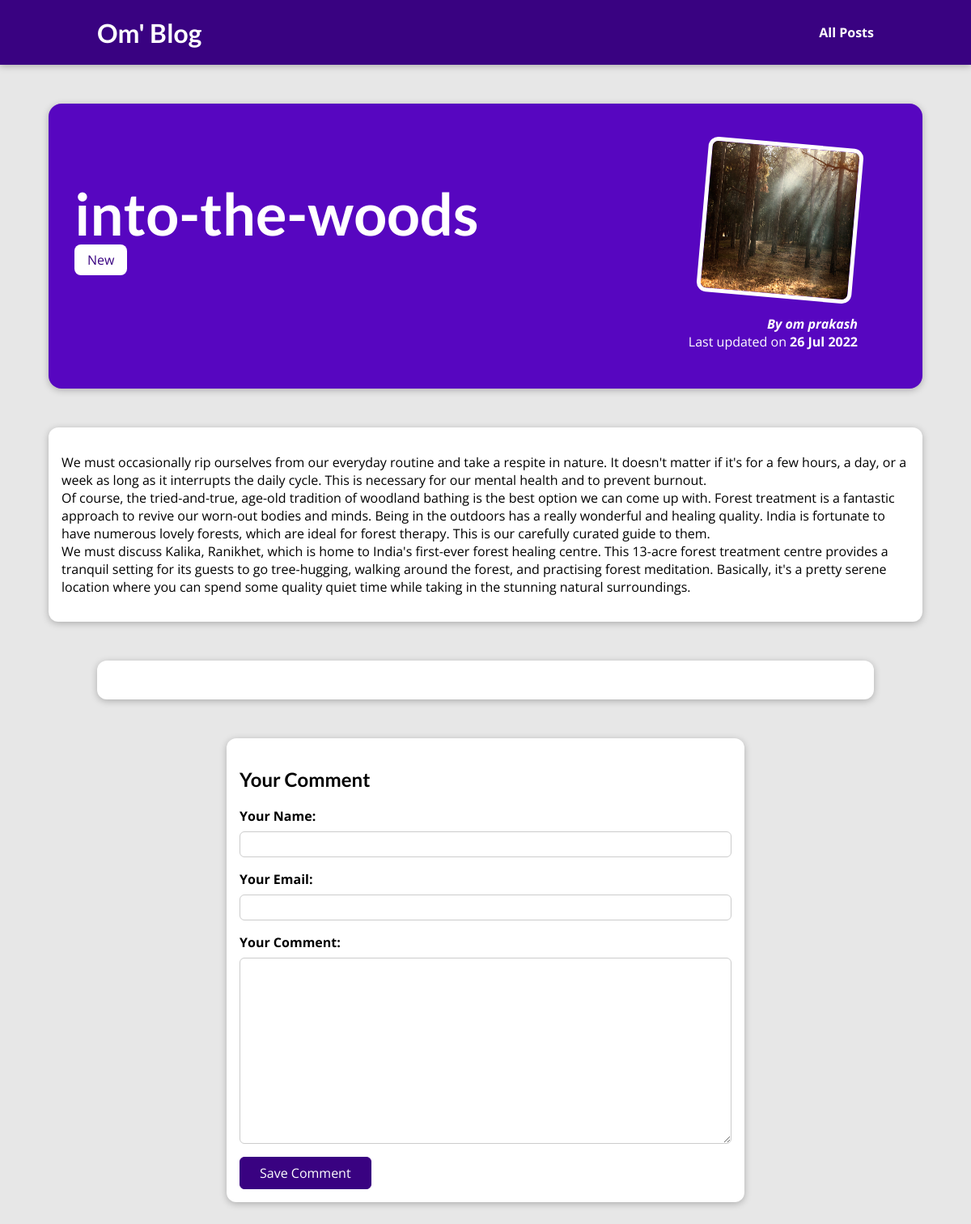
The app's page /posts/into-the-woods with its own data.
### blog/models.py (models this page shows, shortened)
class Post(models.Model):
    title = models.CharField(max_length=150)
    excerpt=models.CharField(max_length=200)
    image =models.ImageField(upload_to="posts", null=True)
    date = models.DateField(auto_now=True)
    slug = models.SlugField(unique=True , db_index=True)
    content = models.TextField(validators=[MinLengthValidator(10)])
    author = models.ForeignKey(Author , on_delete=models.SET_NULL, null=True,related_name="posts")
    tags = models.ManyToManyField(Tag)

class Tag(models.Model):
    caption = models.CharField(max_length=20)

class Author(models.Model):
    first_name = models.CharField(max_length=100)
    last_name = models.CharField(max_length=100)
    email_address = models.EmailField()
    def full_name(self):
        return f"{self.first_name} {self.last_name}"
    def __str__(self):
        return self.full_name()

### blog/views.py (the view, shortened to what this page needs)
# urls.py: path("posts/<slug:slug>" , views.SinglePostView.as_view() , name="post-detail-page")
class SinglePostView(View):
    def get(self, request, slug):
        post = Post.objects.get(slug=slug)
        context = {
            "post": post,
            "post_tags": post.tags.all(),
            "comment_form": CommentForm(),
            "comments": post.comments.all().order_by("-id")
        }
        return render(request, "blog/post-detail.html",context)

### blog/forms.py
class CommentForm(forms.ModelForm):
    class Meta:
        model = Comment
        exclude = ["post"]
        labels = {
            "user_name": "Your Name",
            "user_email": "Your Email",
            "text": "Your Comment"
        }

### blog/templates/blog/post-detail.html (shortened to what this page needs)
{% extends "base.html" %}
{% load static %}
{% block css_files %}
  <link rel="stylesheet" href="{% static "blog/post-detail.css" %}" />
{% endblock %}
{% block content %}
  <section id="summary">
    <h2>{{ post.title }}</h2>
    <div>
      {%for tag in post_tags %}
        <span class="tag"> {{tag.caption}}</span>
      {% endfor%}
    </div>
    <article>
        <img src="{{ post.image.url }}" alt="Post Title">
        <address> By <a href="mailto:{{post.author.email_address}}">{{ post.author}}</a></address>
        <div>
            Last updated on <time>{{ post.date|date:"d M Y"}}</time>
        </div>
    </article>
  </section>
   <main>
    {{post.content|linebreaks}}
   </main>
   <section id="comments">
   </section>
  <section id="comment-form">
    <h2>Your Comment</h2>
    <form action="{% url "post-detail-page" post.slug %}" method="POST">
      {% for form_field in comment_form %}
       <div class="form-control {% if form_field.errors%}invalid{% endif %}">
        {{ form_field.label_tag }}
        {{ form_field }}
       </div>
      {% endfor %}
      <button>Save Comment</button>
    </form>
  </section>
{% endblock%}

### static/app.css (style rules this page uses)
* { box-sizing: border-box; }
html { font-family: 'Open Sans', 'Lato', sans-serif; }
body { margin: 0; }
h1, h2, h3 { font-family: 'Lato', sans-serif; font-weight: bold; }

### blog/static/blog/post-detail.css (style rules this page uses)
body { background-color: #e7e7e7; }
#summary { margin: 8rem auto 3rem auto; padding: 2rem; width: 90%; max-width: 90rem; border-radius: 16px; background-color: #5706c0; position: relative; box-shadow: 0 2px 8px rgba(0, 0, 0, 0.25); height: 22rem; }
#summary h2 { color: white; font-size: 4.5rem; margin-bottom:0.25rem; }
#summary article { position: absolute; top: 2rem; right: 3rem; padding: 1rem 2rem; border-radius: 12px; text-align: right; color: white; }
#summary article img { width: 12rem; height: 12rem; border-radius: 12px; transform: rotateZ(5deg); border: 5px solid white; margin-bottom: 1rem; }
#summary address { font-weight: bold; }
#summary a { color: white; text-decoration: none; }
#summary time { font-weight: bold; }
main { width: 90%; max-width: 90rem; margin: 3rem auto; background-color: white; padding: 1rem; border-radius: 12px; box-shadow: 0 2px 8px rgba(0, 0, 0, 0.25); }
.tag { background-color: white; color : #390281; padding:0.5rem 1rem; border-radius: 8px; }
#comment-form { margin: 3rem auto; width: 90%; max-width: 40rem; border-radius: 12px; background-color: white; box-shadow: 0 2px 8px rgba(0, 0, 0, 0.25); padding: 1rem; }
#comment-form button { font: inherit; background-color: #390281; color:white; border: 1px solid #390281; padding: 0.5rem 1.5rem; border-radius: 6px; cursor: pointer; }
.form-control { margin-bottom: 1rem; }
.form-control label { font-weight: bold; margin-bottom: 0.5rem; display: block; }
.form-control input, .form-control textarea { display: block; width: 100%; font: inherit; padding: 0.25rem; border-radius: 6px; border: 1px solid #ccc; }
#comments { margin: 3rem auto; width: 90%; max-width: 60rem; border-radius: 12px; background-color: white; box-shadow: 0 2px 8px rgba(0, 0, 0, 0.25); padding: 1rem 2rem; }

### records on screen
Post: title "into-the-woods", image (picture), author "om prakash", date "26 Jul 2022", content "We must occasionally rip ourselves from our everyday routine and take a respite in nature. It doesn't matter if it's for a few hours, a day, or a week as long as it interrupts the daily cycle. This is necessary for our mental health and to prevent burnout. Of course, the tried-and-true, age-old tradition of woodland bathing is the best option we can come up with. Forest treatment is a fantastic approach to revive our worn-out bodies and minds. Being in the outdoors has a really wonderful and healing quality. India is fortunate to have numerous lovely forests, which are ideal for forest therapy. This is our carefully curated guide to them. We must discuss Kalika, Ranikhet, which is home to…"
Tag: caption "New"
